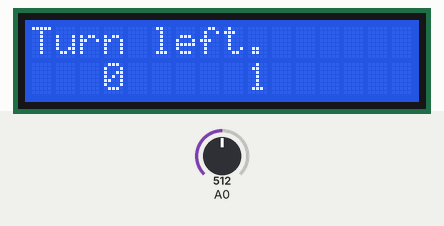
Simulated run of this sketch. Board: Arduino Uno, built with avr-gcc and run on an emulated ATmega328P. On the bench: 16×2 character LCD. The inputs (shaded band) are chosen by the test bench; at power-on: A0 = 512.

Above: at 1.6 s.
1.7 s: A0 set to 583
3.5 s: A0 set to 611
At 4.8 s:
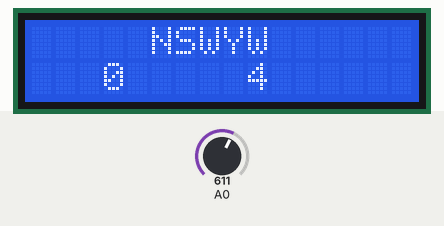
6.5 s: A0 set to 390
At 7.5 s:
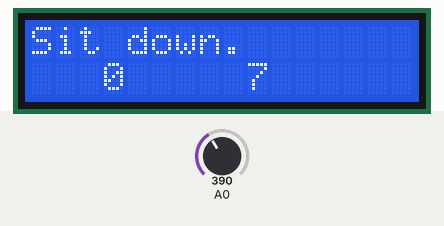
9.5 s: A0 set to 214
11.5 s: A0 set to 188
At 12.5 s:
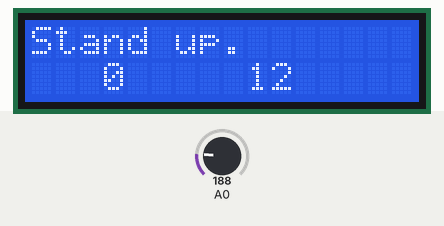
14.5 s: A0 set to 66
16.5 s: A0 set to 54
At 17.4 s:
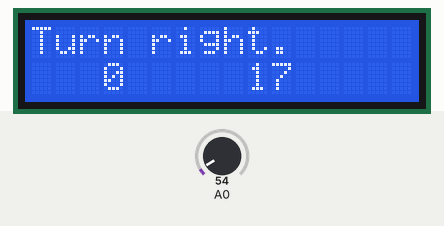
Timing chart, 0 to 19.5 s (numbered marks = the images above; inputs shaded):
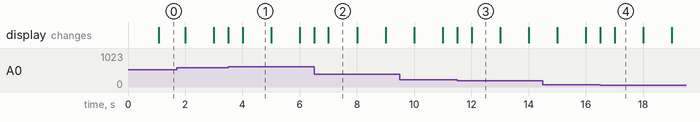

The sketch:

lcdtimer.ino
```cpp
/*
  LiquidCrystal Library - Hello World

 Demonstrates the use a 16x2 LCD display.  The LiquidCrystal
 library works with all LCD displays that are compatible with the
 Hitachi HD44780 driver. There are many of them out there, and you
 can usually tell them by the 16-pin interface.

 This sketch prints "Hello World!" to the LCD
 and shows the time.

  The circuit:
 * LCD RS pin to digital pin 12
 * LCD Enable pin to digital pin 11
 * LCD D4 pin to digital pin 5
 * LCD D5 pin to digital pin 4
 * LCD D6 pin to digital pin 3
 * LCD D7 pin to digital pin 2
 * LCD R/W pin to ground
 * 10K resistor:
 * ends to +5V and ground
 * wiper to LCD VO pin (pin 3)

 */

// include the library code:
#include <LiquidCrystal.h>

// initialize the library with the numbers of the interface pins
LiquidCrystal lcd(8, 9, 4, 5, 6, 7);

unsigned long i, j;
unsigned long second;
const int pos1=3, pos2=9;

void setup() {
  // set up the LCD's number of columns and rows:
  lcd.begin(16, 2);
  // Print a message to the LCD.
  lcd.print("Ready. Let's go!");
  i = 0;
  j = 0;
}

void loop() {
  // print the number of seconds since reset:
  second = millis()/1000; // in seconds

  // set the cursor to column 0, line 1
  // (note: line 1 is the second row, since counting begins with 0):
  lcd.setCursor(pos2, 1);
  lcd.print(second);

  if ((second % 60)  == 0)
  {
     lcd.setCursor(pos1, 1);
     lcd.print(i);
     lcd.setCursor(pos2, 1);
     i++;
     delay(1000); // create minute
     //if ( i % 60 == 0)
     //{
     //   lcd.print(j);
     //   j++;
     //}
  }
  int x;
  x = analogRead(0);
  if (x < 60) {
    lcd.setCursor(0, 0);
    lcd.print("Turn right.     ");
    lcd.setCursor(pos2, 1);
  }
  else if (x < 200) {
    lcd.setCursor(0, 0);
    lcd.print("Stand up.       ");
    lcd.setCursor(pos2, 1);
  }
  else if (x < 400) {
    lcd.setCursor(0, 0);
    lcd.print("Sit down.       ");
    lcd.setCursor(pos2, 1);
  }
  else if (x < 600) {
    lcd.setCursor(0, 0);
    lcd.print("Turn left.      ");
    lcd.setCursor(pos2, 1);
  }
  else if (x < 800) {
    lcd.setCursor(0, 0);
    lcd.print("     NSWYW      ");
    lcd.setCursor(pos2, 1);
  }
}
```

Measured:
- the behaviour switches between 599 and 600 on A0 (found by bisection; images 0 and 1)
- the behaviour switches between 200 and 199 on A0 (found by bisection; images 2 and 3)
- the behaviour switches between 60 and 59 on A0 (found by bisection; images 3 and 4)
- after the input at 3.5 s, the display: first changes at once (image 1 shows a later state)
- after the input at 6.5 s, the display: first changes at once (image 2 shows a later state)
- after the input at 11.5 s, the display: first changes at once (image 3 shows a later state)
- after the input at 16.5 s, the display: first changes at once (image 4 shows a later state)
